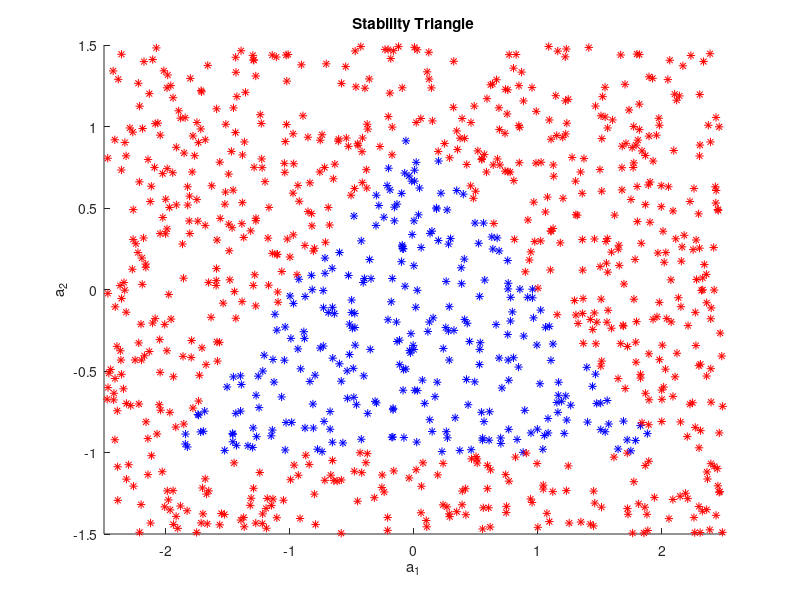

The MATLAB source for this figure: (Note: this script raises an error after producing the figure.)
clear all;
figure(6);
hold on
xlim([-2.5 2.5])
ylim([-1.5 1.5])
xlabel('a_1')
ylabel('a_2')
title('Stability Triangle')

for i = 1:1000
    a1 = unifrnd(-2.5, 2.5);
    a2 = unifrnd(-1.5, 1.5);
    roots_func = roots([1, -a1,-a2]);
    
    % Generate AR(2) process with coefficients a1 and a2
    x = zeros(1000,1);
    x(1) = randn;
    x(2) = randn;
    for n = 3:1000
        x(n) = a1*x(n-1) + a2*x(n-2) + randn;
    end
    
    % Check for stable
    if all(abs(roots_func) < 1)
        plot(a1, a2, '*b')
    else
        plot(a1, a2, '*r')
    end
end

%%
% 2.3.2

clear all;
data = load('sunspot.dat');
sunspot = data(:,2); %sunspot data from the second column

N = 5; % Data length
% Compute ACF of sunspot data up to lag N
[acf, lags] = xcorr(sunspot(1:N), 'unbiased');
figure(9);
% Plot ACF
subplot(3,1,1)
stem(lags, acf);
xlabel('Correlation lag');
ylabel('Correlation');
title('ACF for Sunspot Data with N=5');

N =20 ;
[acf, lags] = xcorr(sunspot(1:N), 'unbiased');
subplot(3,1,2)
stem(lags, acf);
xlabel('Correlation lag');
ylabel('Correlation');
title('ACF for Sunspot Data with N=20');

N =250 ;
[acf, lags] = xcorr(sunspot(1:N), 'unbiased');
subplot(3,1,3)
stem(lags, acf);
xlabel('Correlation lag');
ylabel('Correlation');
title('ACF for Sunspot Data with N=250');

%%
% 2.3.2 - normalised version for comparision 
clear all;
load sunspot.dat % Load sunspot data
sunspot_data = sunspot(:, 2); % Extract sunspot data from second column

N = 5; % Data length
sunspot_data = sunspot_data(1:N) - mean(sunspot_data(1:N)); % Zero-mean version of sunspot data up to N

% Compute ACF of zero-mean sunspot data up to lag N-1
[acf, lags] = xcorr(sunspot_data, N-1, 'coeff');

% Plot ACF
subplot(3,1,1)
stem(lags, acf);
xlabel('Lag');
ylabel('ACF');
title(sprintf('ACF for Zero-Mean Sunspot Data (N=%d)', N));

load sunspot.dat % Load sunspot data
sunspot_data = sunspot(:, 2); % Extract second column of data
N = 20; % Data length

% Compute zero-mean version of sunspot data
sunspot_zero_mean = sunspot_data(1:N) - mean(sunspot_data(1:N));

% Compute ACF of zero-mean sunspot data up to lag N
[acf, lags] = xcorr(sunspot_zero_mean(1:N), N-1, 'coeff');

% Plot ACF
subplot(3,1,2)
stem(lags, acf);
xlabel('Lag');
ylabel('ACF');
title(sprintf('ACF for Zero-Mean Sunspot Data (N=%d)', N));

load sunspot.dat % Load sunspot data
sunspot_data = sunspot(:, 2); % Extract second column of data
N = 250; % Data length

% Compute zero-mean version of sunspot data
sunspot_zero_mean = sunspot_data(1:N) - mean(sunspot_data(1:N));

% Compute ACF of zero-mean sunspot data up to lag N
[acf, lags] = xcorr(sunspot_zero_mean(1:N), N-1, 'coeff');

% Plot ACF
subplot(3,1,3)
stem(lags, acf);
xlabel('Lag');
ylabel('ACF');
title(sprintf('ACF for Zero-Mean Sunspot Data (N=%d)', N));


%%
% 2.3.3
clear all;
load sunspot.dat; % Load sunspot data
x = sunspot(:,2); % Extract data from second column
[arcoefs,E,K] = aryule(x,15);
pacf = -K;
stem(pacf)
xlabel('Lag')
ylabel('Partial ACF')
title('Partial Autocorrelation Sequence')
xlim([1 10])
hold on
x_std = (x - mean(x)) / std(x);
[arcoefs,E,K] = aryule(x_std,15);
pacf = -K;
stem(pacf)
xlabel('Lag')
ylabel('Partial ACF')
title('Partial Autocorrelation Sequence')
conf = sqrt(2)*erfinv(0.95)/sqrt(1000);
plot(xlim,[1 1]'*[-conf conf],'r')
hold off
legend(["Empirical PCF","Standardised PCF"])

%%
% 2.3.4

clear all;
load sunspot.dat; 
sunspot_data = sunspot(:,2); 

% Standardize the data to zero mean and unit variance
sunspot_std = (sunspot_data - mean(sunspot_data)) / std(sunspot_data);


max_p = 10; % Maximum model order
mdl = zeros(max_p, 1);
aic = zeros(max_p, 1);
aicc = zeros(max_p, 1);

for p = 1:max_p
    
    [a, e, k] = aryule(sunspot_std, p);
    

    n = length(sunspot_std);
    mdl(p) = log(e) + p*log(n)/n;
    aic(p) = log(e) + 2*p/n;
    aicc(p) = aic(p) + (2*p*(p+1))/(n-p-1);
end

% Plot the MDL, AIC, and AICc values for different model orders
figure;
plot(1:max_p, mdl, 'o-', 1:max_p, aic, 'o-', 1:max_p, aicc, 'o-');
legend('MDL', 'AIC', 'AICc');
title('MDL,AIC and AICc from p = 0 to p = 10')
xlabel('Model Order');
ylabel('Critical Value');




%%
% 2.3.5 - ar modelling sunspot data % change prediction horizon values to
% get graph 

clear all;
load sunspot.dat; % Load sunspot data
sunspot_series = sunspot(:, 2);

% Standardize the data to zero mean and unit variance
sunspot_series_standardized = (sunspot_series - mean(sunspot_series)) / std(sunspot_series);

% Define the prediction horizon
prediction_horizon = 10;

% AR model orders to test
model_orders = [1, 2, 10];

% Number of orders
num_orders = length(model_orders);

% Prepare matrices to store the predicted values
predicted_values_matrix = zeros(length(sunspot_series_standardized), num_orders);

% Loop through the model orders
for i = 1:num_orders
    order = model_orders(i);

    % Calculate AR model coefficients using the aryule function
    [AR_coeffs, ~] = aryule(sunspot_series_standardized, order);

    % Calculate the predictions
    predicted_values = filter(-AR_coeffs(2:end), 1, sunspot_series_standardized);
    predicted_values = [zeros(prediction_horizon, 1); predicted_values(1:end-prediction_horizon)];

    % Store the predicted values in the matrix
    predicted_values_matrix(:, i) = predicted_values;
end

% Plot the actual and predicted values in subplots
figure;
for i = 1:num_orders
    order = model_orders(i);

    subplot(1, num_orders, i);
    plot(sunspot_series_standardized, 'LineWidth', 1.5);
    hold on;
    plot(predicted_values_matrix(:, i), 'r');
    hold off;

    title(sprintf('AR(%d)', order));
    xlabel('Time');
    ylabel('Standardized Sunspot Number');
    xlim([0 100]);   
end
legend('Actual Standardized Sunspot Data','AR model for prediciton horizon m=2')